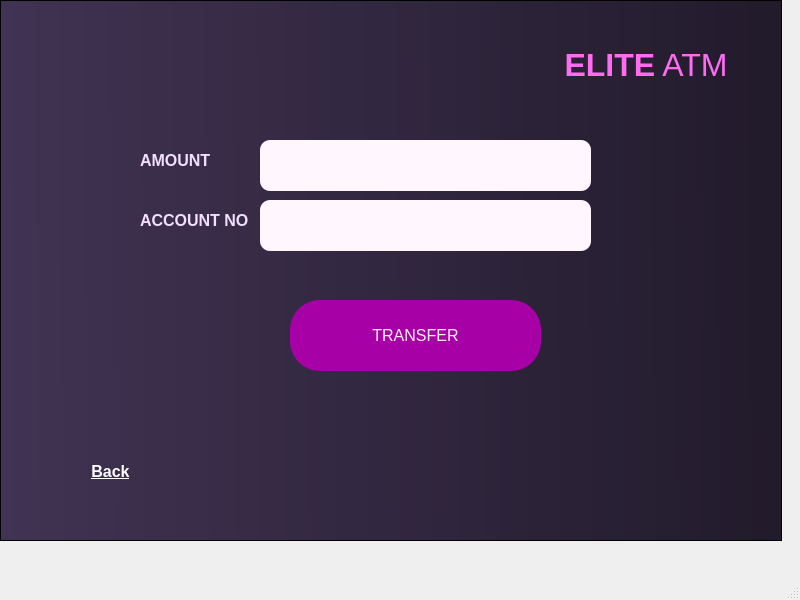
<?xml version="1.0" encoding="UTF-8"?>
<ui version="4.0">
 <class>MainWindow</class>
 <widget class="QMainWindow" name="MainWindow">
  <property name="geometry">
   <rect>
    <x>0</x>
    <y>0</y>
    <width>800</width>
    <height>600</height>
   </rect>
  </property>
  <property name="minimumSize">
   <size>
    <width>0</width>
    <height>0</height>
   </size>
  </property>
  <property name="maximumSize">
   <size>
    <width>800</width>
    <height>600</height>
   </size>
  </property>
  <property name="windowTitle">
   <string>MainWindow</string>
  </property>
  <widget class="QWidget" name="centralwidget">
   <widget class="QFrame" name="frame">
    <property name="geometry">
     <rect>
      <x>0</x>
      <y>0</y>
      <width>782</width>
      <height>541</height>
     </rect>
    </property>
    <property name="styleSheet">
     <string notr="true">background-color: qlineargradient(spread:pad, x1:0, y1:0.545, x2:0.977, y2:0.539773, stop:0 rgba(65, 51, 83, 255), stop:1 rgba(34, 27, 44, 255));</string>
    </property>
    <property name="frameShape">
     <enum>QFrame::StyledPanel</enum>
    </property>
    <property name="frameShadow">
     <enum>QFrame::Raised</enum>
    </property>
    <widget class="QFrame" name="frame_2">
     <property name="geometry">
      <rect>
       <x>0</x>
       <y>0</y>
       <width>782</width>
       <height>541</height>
      </rect>
     </property>
     <property name="maximumSize">
      <size>
       <width>800</width>
       <height>600</height>
      </size>
     </property>
     <property name="styleSheet">
      <string notr="true">background-color: qlineargradient(spread:pad, x1:0, y1:0.545, x2:0.977, y2:0.539773, stop:0 rgba(65, 51, 83, 255), stop:1 rgba(34, 27, 44, 255));</string>
     </property>
     <property name="frameShape">
      <enum>QFrame::StyledPanel</enum>
     </property>
     <property name="frameShadow">
      <enum>QFrame::Raised</enum>
     </property>
     <widget class="QLabel" name="label_appname">
      <property name="geometry">
       <rect>
        <x>550</x>
        <y>20</y>
        <width>201</width>
        <height>91</height>
       </rect>
      </property>
      <property name="font">
       <font>
        <pointsize>24</pointsize>
       </font>
      </property>
      <property name="styleSheet">
       <string notr="true">color: rgb(255, 107, 241);
background-color:none;</string>
      </property>
      <property name="text">
       <string>&lt;strong&gt;ELITE&lt;/strong&gt; ATM </string>
      </property>
      <property name="alignment">
       <set>Qt::AlignCenter</set>
      </property>
     </widget>
     <widget class="QLabel" name="label">
      <property name="geometry">
       <rect>
        <x>140</x>
        <y>190</y>
        <width>141</width>
        <height>61</height>
       </rect>
      </property>
      <property name="font">
       <font>
        <family>Segoe UI</family>
        <pointsize>12</pointsize>
        <weight>75</weight>
        <bold>true</bold>
       </font>
      </property>
      <property name="styleSheet">
       <string notr="true">background-color: none;
color: rgb(244, 222, 255);</string>
      </property>
      <property name="text">
       <string>ACCOUNT NO</string>
      </property>
     </widget>
     <widget class="QLineEdit" name="lineEdit_accountno">
      <property name="geometry">
       <rect>
        <x>260</x>
        <y>200</y>
        <width>331</width>
        <height>51</height>
       </rect>
      </property>
      <property name="font">
       <font>
        <pointsize>14</pointsize>
       </font>
      </property>
      <property name="styleSheet">
       <string notr="true">border-radius: 10px;
background-color: rgb(255, 247, 253);
color: rgb(0, 0, 0);</string>
      </property>
      <property name="text">
       <string/>
      </property>
     </widget>
     <widget class="QPushButton" name="pushButton">
      <property name="geometry">
       <rect>
        <x>290</x>
        <y>300</y>
        <width>251</width>
        <height>71</height>
       </rect>
      </property>
      <property name="font">
       <font>
        <family>Segoe UI</family>
        <pointsize>12</pointsize>
        <weight>50</weight>
        <italic>false</italic>
        <bold>false</bold>
       </font>
      </property>
      <property name="styleSheet">
       <string notr="true">QPushButton
{
font: 12pt &quot;Segoe UI&quot;;
	color: rgb(255, 242, 247);
background-color: rgb(167, 0, 167);
border-radius: 30px;
}

QPushButton:hover
{
background-color: rgb(255, 0, 255);
}</string>
      </property>
      <property name="text">
       <string>TRANSFER</string>
      </property>
     </widget>
     <widget class="QLabel" name="label_2">
      <property name="geometry">
       <rect>
        <x>140</x>
        <y>130</y>
        <width>141</width>
        <height>61</height>
       </rect>
      </property>
      <property name="font">
       <font>
        <family>Segoe UI</family>
        <pointsize>12</pointsize>
        <weight>75</weight>
        <bold>true</bold>
       </font>
      </property>
      <property name="styleSheet">
       <string notr="true">background-color: none;
color: rgb(244, 222, 255);</string>
      </property>
      <property name="text">
       <string>AMOUNT</string>
      </property>
     </widget>
     <widget class="QLineEdit" name="lineEdit_amount">
      <property name="geometry">
       <rect>
        <x>260</x>
        <y>140</y>
        <width>331</width>
        <height>51</height>
       </rect>
      </property>
      <property name="font">
       <font>
        <pointsize>14</pointsize>
       </font>
      </property>
      <property name="styleSheet">
       <string notr="true">border-radius: 10px;
background-color: rgb(255, 247, 253);
color: rgb(0, 0, 0);</string>
      </property>
      <property name="text">
       <string/>
      </property>
     </widget>
     <widget class="QPushButton" name="pushButton_back1">
      <property name="geometry">
       <rect>
        <x>40</x>
        <y>460</y>
        <width>141</width>
        <height>23</height>
       </rect>
      </property>
      <property name="font">
       <font>
        <pointsize>12</pointsize>
        <weight>75</weight>
        <bold>true</bold>
        <underline>true</underline>
       </font>
      </property>
      <property name="styleSheet">
       <string notr="true">QPushButton
{
color: rgb(255, 255, 255);
border: 0px;
background-color:none;
}

QPushButton:hover
{
color: rgb(255, 170, 255);
}</string>
      </property>
      <property name="text">
       <string>Back</string>
      </property>
     </widget>
    </widget>
   </widget>
  </widget>
  <widget class="QMenuBar" name="menubar">
   <property name="geometry">
    <rect>
     <x>0</x>
     <y>0</y>
     <width>800</width>
     <height>21</height>
    </rect>
   </property>
  </widget>
  <widget class="QStatusBar" name="statusbar"/>
 </widget>
 <resources/>
 <connections/>
</ui>
